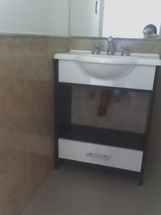
#> input picture img/trayectoria/ercilia1/ercilia1-03.jpg, 161 x 215 px, shrunk from 480 x 640 before the run, found by its file name; its folder holds only this picture in this run
$ python enhance_photos.py
#> lines starting #> are read from the running program, lines starting #| are printed output that depends on the picture
"""
Mejora fotos de trayectoria y convierte planos PDF a imágenes.
"""
import os
import fitz  # PyMuPDF
from PIL import Image, ImageEnhance, ImageFilter

BASE = r"C:\Users\Fernando\estudio-arquitectura\img\trayectoria"

def enhance(path_in, path_out=None):
    if path_out is None:
        path_out = path_in
    img = Image.open(path_in).convert("RGB")
#> img is the input picture: PIL image 161x215 RGB; mean R, G, B 111, 108.8, 106.3
    # Contraste
    img = ImageEnhance.Contrast(img).enhance(1.35)
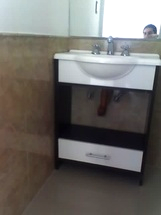
#> img: PIL image 161x215 RGB; mean R, G, B 110.8, 107.9, 104.4
    # Brillo
    img = ImageEnhance.Brightness(img).enhance(1.10)
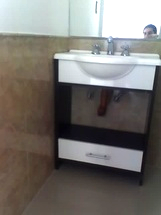
#> img: PIL image 161x215 RGB; mean R, G, B 120, 116.7, 112.8
    # Saturación
    img = ImageEnhance.Color(img).enhance(1.25)
    # Nitidez
    img = ImageEnhance.Sharpness(img).enhance(1.4)
    img.save(path_out, "JPEG", quality=88, optimize=True)
    print(f"  OK {os.path.basename(path_out)}")

# ── Mejorar fotos de los 3 edificios ─────────────────────────────────────────
for folder in ["ercilia1", "ercilia2", "iris2"]:
    folder_path = os.path.join(BASE, folder)
    print(f"\n=== {folder} ===")
    for f in sorted(os.listdir(folder_path)):
        if f.lower().endswith((".jpg", ".jpeg")):
            enhance(os.path.join(folder_path, f))
#> pass 2 of the loop `for folder in ["ercilia1", "ercilia2", "iris2"]:`:
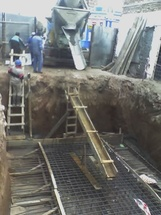
#> input picture img/trayectoria/ercilia2/ercilia2-01.jpg, 161 x 215 px, shrunk from 480 x 640 before the run, found by its file name
#> in enhance, img is the input picture: PIL image 161x215 RGB; mean R, G, B 114.9, 115.8, 112.9
#> in enhance (call 2), `img = ImageEnhance.Contrast(img).enhance(1.35)`:
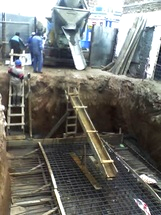
#> img: PIL image 161x215 RGB; mean R, G, B 114.2, 115.1, 111
#> in enhance (call 2), `img = ImageEnhance.Brightness(img).enhance(1.10)`:
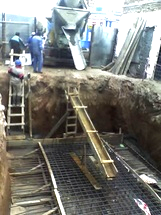
#> img: PIL image 161x215 RGB; mean R, G, B 123, 123.7, 119

# ── Convertir planos PDF a imágenes ──────────────────────────────────────────
planos = [
    # (pdf_path, destino_img, caption_label)
    (r"E:\OBRAS\EDIFICIO E-1 estudio cordoba\ERCILIA OBRA-2-A3- P.BAJA.pdf",
     os.path.join(BASE, "ercilia1", "plano-pb.jpg"), "Ercilia I — Planta Baja"),
    (r"E:\OBRAS\EDIFICIO E-1 estudio cordoba\ERCILIA OBRA-2-A3- P.2do a 5to.pdf",
     os.path.join(BASE, "ercilia1", "plano-tipo.jpg"), "Ercilia I — Planta Tipo 2do a 5to"),
    (r"E:\OBRAS\EDIFICIO E-1 estudio cordoba\ERCILIA OBRA-2-A3- terraza.pdf",
     os.path.join(BASE, "ercilia1", "plano-azotea.jpg"), "Ercilia I — Planta Azotea"),
    (r"E:\OBRAS\EDIFICIO I-2 estudio cordoba\planta modif 21-09-A3 planta baja.pdf",
     os.path.join(BASE, "iris2", "plano-pb.jpg"), "Iris II — Planta Baja"),
    (r"E:\OBRAS\EDIFICIO I-2 estudio cordoba\planta modif 21-09-A3 planta 1 piso.pdf",
     os.path.join(BASE, "iris2", "plano-tipo.jpg"), "Iris II — Planta 1er Piso"),
    (r"E:\OBRAS\EDIFICIO I-2 estudio cordoba\planta modif 21-09-A3 azotea.pdf",
     os.path.join(BASE, "iris2", "plano-azotea.jpg"), "Iris II — Planta Azotea"),
    (r"E:\OBRAS\EDIFICIO I-2 estudio cordoba\planta modif 21-09-A3 corte A-A.pdf",
     os.path.join(BASE, "iris2", "plano-corte.jpg"), "Iris II — Corte A-A"),
    (r"E:\OBRAS\EDIFICIO I-2 estudio cordoba\planta modif 21-09-A3 fachada pcipal.pdf",
     os.path.join(BASE, "iris2", "plano-fachada.jpg"), "Iris II — Fachada Principal"),
]

print("\n=== Convirtiendo planos ===")
for pdf_path, out_path, label in planos:
    if not os.path.exists(pdf_path):
        print(f"  NO No encontrado: {os.path.basename(pdf_path)}")
        continue
    doc = fitz.open(pdf_path)
    page = doc[0]
    mat = fitz.Matrix(2.5, 2.5)  # 250% = buena resolución
    pix = page.get_pixmap(matrix=mat, colorspace=fitz.csRGB)
    pix.save(out_path.replace(".jpg", ".png"))
    # Convertir a JPG con fondo blanco
    img = Image.open(out_path.replace(".jpg", ".png")).convert("RGB")
    img.save(out_path, "JPEG", quality=92)
    os.remove(out_path.replace(".jpg", ".png"))
    doc.close()
    print(f"  OK {label}")
#> pass 2 of the loop `for pdf_path, out_path, label in planos:`:

print("\n¡Listo!")
